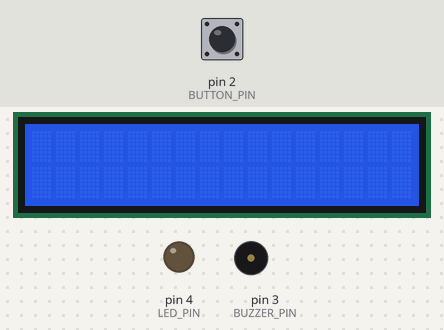
Recording of a sketch running on a simulated Arduino Uno, built with avr-gcc and run on an emulated ATmega328P. On the bench: 16×2 character LCD, output pins drawn as LEDs (lit = HIGH), buzzer (waves = sounding, pin HIGH). The inputs (shaded band) are chosen by the test bench; at power-on: pin 2 (BUTTON_PIN) HIGH.

Above: at 1.2 s.
1.3 s: pin 2 (BUTTON_PIN) pulled LOW for 0.15 s
At 2.1 s:
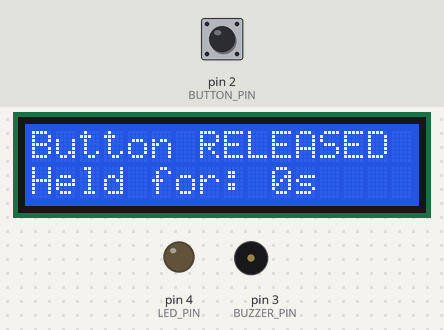
4.4 s: pin 2 (BUTTON_PIN) pulled LOW for 3.2 s
At 5.3 s:
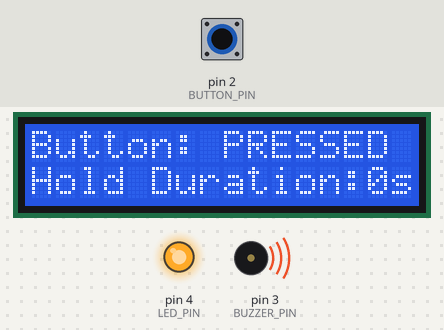
9.1 s: pin 2 (BUTTON_PIN) pulled LOW for 1 s
At 12.9 s:
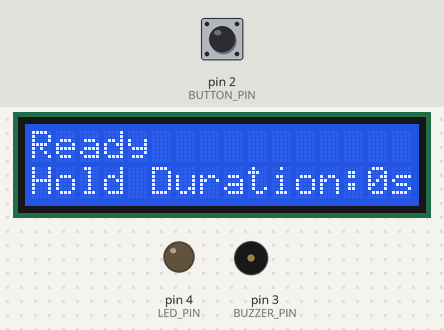
Timing chart, 0 to 14.4 s (numbered marks = the images above; inputs shaded):
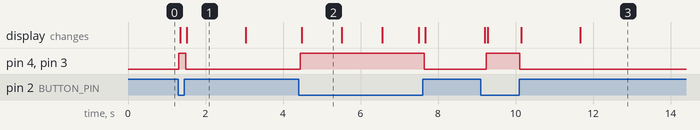

The sketch:

sketch.ino
```cpp
#include <LiquidCrystal_I2C.h>


// Pin definitions
const int BUTTON_PIN = 2;      // Button connected to pin 2
const int LED_PIN = 4;         // LED connected to pin 4
const int BUZZER_PIN = 3;      // Buzzer connected to pin 3

LiquidCrystal_I2C lcd(0x27, 16, 2);  // 16x2 LCD

// Variables
unsigned long pressStartTime = 0;
unsigned long holdDuration = 0;
bool buttonWasPressed = false;


void setup() {
 // Initialize
 pinMode(LED_PIN, OUTPUT);
 pinMode(BUZZER_PIN, OUTPUT);
 pinMode(BUTTON_PIN, INPUT_PULLUP);  //pull up rezistor
  // Initialize LCD
 lcd.init();
 lcd.backlight();
  // Serial is not needed but if you need to debug uncomment code
  //Serial.begin(9600);
}


void loop() {
 int buttonPressed = (digitalRead(BUTTON_PIN) == LOW);  // True when pressed (LOW due to INPUT_PULLUP)
  if (buttonPressed) {
   // Button is currently pressed
   if (!buttonWasPressed) {
     // Button was just pressed
     pressStartTime = millis();
     buttonWasPressed = true;

     //turn on
     digitalWrite(LED_PIN, HIGH);
     digitalWrite(BUZZER_PIN, HIGH);

    // Serial.println("LED and Buzzer ON");
   }

   // how long is holded
   holdDuration = (millis() - pressStartTime) / 1000;  // Convert to seconds (1s = 1000ms)

   // Update LCD with hold duration
   lcd.setCursor(0, 0);
   lcd.print("Button: PRESSED ");
   lcd.setCursor(0, 1);
   lcd.print("Hold Duration:");
   lcd.setCursor(14, 1);
   lcd.print("   ");  // Clear old number (if not used can be overlapped)
   lcd.setCursor(14, 1);
   lcd.print(holdDuration);
   lcd.print("s ");

   //Serial.print("Holding for: ");
   //Serial.print(holdDuration);
   //Serial.println(" seconds");

 } else {
   //not pressed
   if (buttonWasPressed) {
     // Button was just released
     buttonWasPressed = false;

     // Turn off LED and buzzer
     digitalWrite(LED_PIN, LOW);
     digitalWrite(BUZZER_PIN, LOW);

     // Show final hold time on LCD
     lcd.clear();
     lcd.setCursor(0, 0);
     lcd.print("Button RELEASED");
     lcd.setCursor(0, 1);
     lcd.print("Held for: ");
     lcd.print(holdDuration);
     lcd.print("s  ");

     //Serial.print("Button RELEASED - Held for ");
     //Serial.print(holdDuration);
     //Serial.println(" seconds");

     delay(1500);  // Show this message for 1.5 seconds

     // Return to ready state
     lcd.clear();
     lcd.setCursor(0, 0);
     lcd.print("Ready");
     lcd.setCursor(0, 1);
     lcd.print("Hold Duration:0s");
   }
 }
  delay(50);  // Small delay to prevent LCD flicker
}
```

Measured:
- after the input at 1.3 s, pin 4 (LED_PIN), pin 3 (BUZZER_PIN): LOW → HIGH at once, → LOW 0.17 s later; the display: first changes after 0.05 s (image 1 shows a later state)
- after the input at 4.4 s, pin 4 (LED_PIN), pin 3 (BUZZER_PIN): LOW → HIGH at once, → LOW 3.2 s later; the display: changes after 0.08 s (image 2)
- after the input at 9.1 s, pin 4 (LED_PIN), pin 3 (BUZZER_PIN): LOW → HIGH after 0.15 s, → LOW 0.87 s later; the display: first differs from a run without the input after 0.18 s (image 3 shows a later state)
- what the display in image 1 shows lasts 1.5 s, from 1.5 s to 3.0 s
- what the display in image 2 shows lasts 1.0 s, from 4.5 s to 5.5 s
